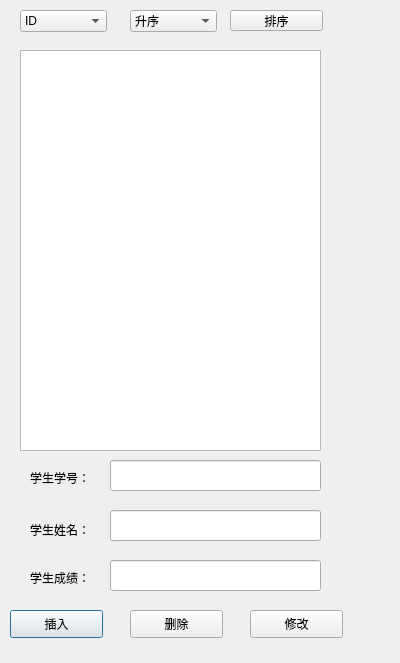
<?xml version="1.0" encoding="UTF-8"?>
<ui version="4.0">
 <class>SqliteQtDialog</class>
 <widget class="QDialog" name="SqliteQtDialog">
  <property name="geometry">
   <rect>
    <x>0</x>
    <y>0</y>
    <width>400</width>
    <height>663</height>
   </rect>
  </property>
  <property name="windowTitle">
   <string>SqliteQtDialog</string>
  </property>
  <widget class="QComboBox" name="CondComboBox">
   <property name="geometry">
    <rect>
     <x>20</x>
     <y>10</y>
     <width>87</width>
     <height>22</height>
    </rect>
   </property>
   <property name="toolTip">
    <string/>
   </property>
   <property name="currentText">
    <string>ID</string>
   </property>
   <property name="currentIndex">
    <number>0</number>
   </property>
   <property name="sizeAdjustPolicy">
    <enum>QComboBox::AdjustToContentsOnFirstShow</enum>
   </property>
   <property name="duplicatesEnabled">
    <bool>false</bool>
   </property>
   <item>
    <property name="text">
     <string>ID</string>
    </property>
   </item>
   <item>
    <property name="text">
     <string>name</string>
    </property>
   </item>
   <item>
    <property name="text">
     <string>score</string>
    </property>
   </item>
  </widget>
  <widget class="QComboBox" name="ValueComboBox">
   <property name="geometry">
    <rect>
     <x>130</x>
     <y>10</y>
     <width>87</width>
     <height>22</height>
    </rect>
   </property>
   <item>
    <property name="text">
     <string>升序</string>
    </property>
   </item>
   <item>
    <property name="text">
     <string>降序</string>
    </property>
   </item>
  </widget>
  <widget class="QLabel" name="idlabel">
   <property name="geometry">
    <rect>
     <x>30</x>
     <y>470</y>
     <width>72</width>
     <height>15</height>
    </rect>
   </property>
   <property name="text">
    <string>学生学号：</string>
   </property>
  </widget>
  <widget class="QLabel" name="namelabel">
   <property name="geometry">
    <rect>
     <x>30</x>
     <y>520</y>
     <width>72</width>
     <height>20</height>
    </rect>
   </property>
   <property name="text">
    <string>学生姓名：</string>
   </property>
  </widget>
  <widget class="QLabel" name="scorelabel">
   <property name="geometry">
    <rect>
     <x>30</x>
     <y>570</y>
     <width>72</width>
     <height>15</height>
    </rect>
   </property>
   <property name="text">
    <string>学生成绩：</string>
   </property>
  </widget>
  <widget class="QPushButton" name="insertButton">
   <property name="geometry">
    <rect>
     <x>10</x>
     <y>610</y>
     <width>93</width>
     <height>28</height>
    </rect>
   </property>
   <property name="text">
    <string>插入</string>
   </property>
  </widget>
  <widget class="QPushButton" name="deleteButton">
   <property name="geometry">
    <rect>
     <x>130</x>
     <y>610</y>
     <width>93</width>
     <height>28</height>
    </rect>
   </property>
   <property name="text">
    <string>删除</string>
   </property>
  </widget>
  <widget class="QPushButton" name="modifyButton">
   <property name="geometry">
    <rect>
     <x>250</x>
     <y>610</y>
     <width>93</width>
     <height>28</height>
    </rect>
   </property>
   <property name="text">
    <string>修改</string>
   </property>
  </widget>
  <widget class="QPushButton" name="sortButton">
   <property name="geometry">
    <rect>
     <x>230</x>
     <y>10</y>
     <width>93</width>
     <height>21</height>
    </rect>
   </property>
   <property name="text">
    <string>排序</string>
   </property>
  </widget>
  <widget class="QTableView" name="tableView">
   <property name="geometry">
    <rect>
     <x>20</x>
     <y>50</y>
     <width>301</width>
     <height>401</height>
    </rect>
   </property>
  </widget>
  <widget class="QLineEdit" name="idEdit">
   <property name="geometry">
    <rect>
     <x>110</x>
     <y>460</y>
     <width>211</width>
     <height>31</height>
    </rect>
   </property>
  </widget>
  <widget class="QLineEdit" name="nameEdit">
   <property name="geometry">
    <rect>
     <x>110</x>
     <y>510</y>
     <width>211</width>
     <height>31</height>
    </rect>
   </property>
  </widget>
  <widget class="QLineEdit" name="scoreEdit">
   <property name="geometry">
    <rect>
     <x>110</x>
     <y>560</y>
     <width>211</width>
     <height>31</height>
    </rect>
   </property>
  </widget>
  <zorder>CondComboBox</zorder>
  <zorder>ValueComboBox</zorder>
  <zorder>idlabel</zorder>
  <zorder>namelabel</zorder>
  <zorder>scorelabel</zorder>
  <zorder>insertButton</zorder>
  <zorder>deleteButton</zorder>
  <zorder>modifyButton</zorder>
  <zorder>sortButton</zorder>
  <zorder>idEdit</zorder>
  <zorder>nameEdit</zorder>
  <zorder>scoreEdit</zorder>
  <zorder>tableView</zorder>
 </widget>
 <layoutdefault spacing="6" margin="11"/>
 <resources/>
 <connections/>
</ui>
